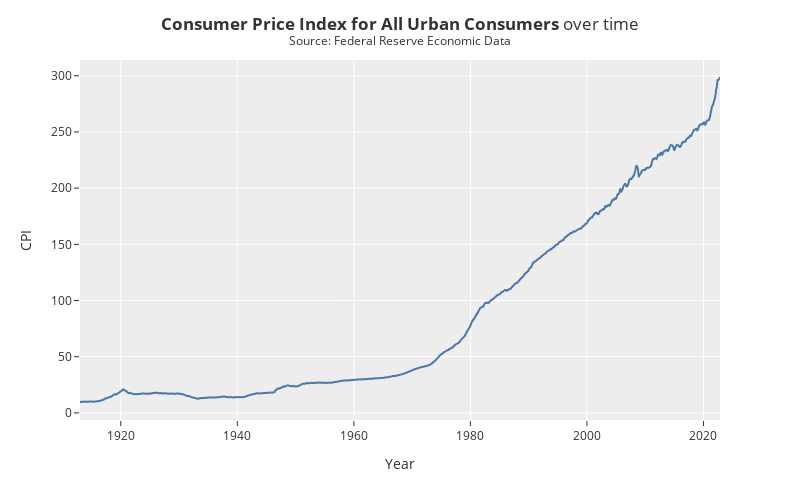

Notebook code cell kept with this figure:
### Code cell
# generate plotly figure
p = px.line(inflation, x='date', y='cpi', color_discrete_sequence=px.colors.qualitative.T10, template='ggplot2')
p.update_layout(
    title='<b>Consumer Price Index for All Urban Consumers</b> over time<br><sup>Source: Federal Reserve Economic Data</sup>',
    yaxis_title='CPI',
    xaxis_title='Year',
    width=800,
    height=500,
    )
p.show()
p.write_html('cpi.html')

### Figure 1 — Plotly figure (JSON) as saved in the notebook; plotly's stock layout.template omitted (floating-point values rounded to 4 significant figures; data arrays with more than 128 entries replaced by an {"elided": "..."} marker saying what was removed)
{"data": [{"hovertemplate": "date=%{x}<br>cpi=%{y}<extra></extra>", "legendgroup": "", "line": {"color": "#4C78A8", "dash": "solid"}, "marker": {"symbol": "circle"}, "mode": "lines", "name": "", "showlegend": false, "type": "scattergl", "x": {"elided": "1319 str values"}, "xaxis": "x", "y": {"elided": "1319 float values"}, "yaxis": "y"}], "layout": {"height": 500, "legend": {"tracegroupgap": 0}, "margin": {"t": 60}, "title": {"text": "<b>Consumer Price Index for All Urban Consumers</b> over time<br><sup>Source: Federal Reserve Economic Data</sup>"}, "width": 800, "xaxis": {"anchor": "y", "domain": [0, 1], "title": {"text": "Year"}}, "yaxis": {"anchor": "x", "domain": [0, 1], "title": {"text": "CPI"}}}}
